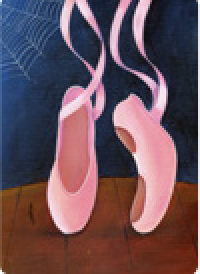
#> input picture data/image.png, 100 x 137 px, found by its file name (shown 2 times larger)
$ python image_to_blocks.py
#> lines starting #> are read from the running program, lines starting #| are printed output that depends on the picture
from PIL import Image

def image_to_blocks(image_path, width=100):
#> called with width = 100
    img = Image.open(image_path)
#> img is the input picture: PIL image 100x137 RGBA; mean R, G, B, A 103.5, 79, 88.2, 255
    img = img.convert('RGB')
#> img: PIL image 100x137 RGB
    aspect_ratio = img.height / img.width
#> aspect_ratio = 1.37
    new_height = int(aspect_ratio * width * 0.55)
#> new_height = 75
    img = img.resize((width, new_height))
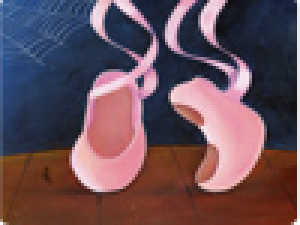
#> img: PIL image 100x75 RGB (shown 3 times larger); mean R, G, B 103.5, 79, 88.2

    pixels = img.load()
    for y in range(img.height):
        for x in range(img.width):
            r, g, b = pixels[x, y]
            print(f"\033[48;2;{r};{g};{b}m  ", end="")
        print("\033[0m")

image_to_blocks('/home/seane/Development/dixit/data/image.png')
